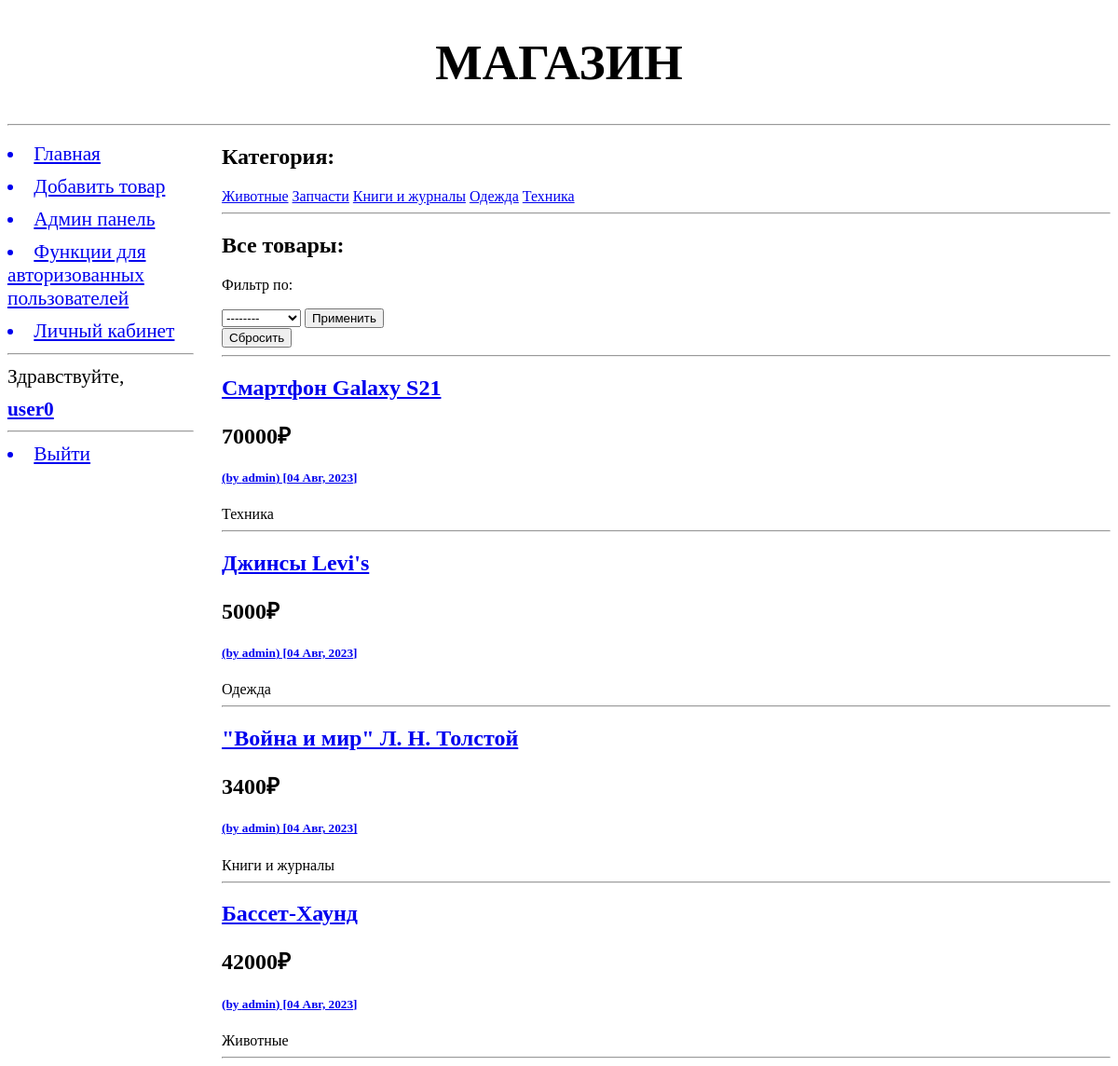
Screenshot of / (signed in) with the database file from the repository.
### products/models.py (models this page shows, shortened)
class Category(models.Model):
    name = models.CharField(max_length=40, null=True, blank=False, verbose_name="Название")
    def __str__(self):
        return self.name
    class Meta:
        verbose_name = "Категория товаров"
        verbose_name_plural = "Категории товаров"

class Product(models.Model):
    name = models.CharField(max_length=400, null=True, blank=False, verbose_name="Название")
    slug = models.SlugField(max_length=300, verbose_name="Слаг для url", blank=False)
    price = models.IntegerField(verbose_name="Цена", default=0)
    discription = models.TextField(blank=True, verbose_name="Описание", help_text="Дополнительная информация о товаре, его характерестиках и свойствах.")
    category = models.ForeignKey(Category, on_delete=models.SET_NULL, null=True, related_name="categ_products", verbose_name="Категория", help_text="Группа товара, по которой будет фильтроваться их список.")
    seller = models.ForeignKey(User, on_delete=models.CASCADE, verbose_name="Продавец", related_name='user_products')
    add_date = models.DateTimeField(auto_now_add=True)
    archived = models.BooleanField(verbose_name="Архивировано", help_text="Будет ли слово отображаться в каталоге?", default=False)
    img = models.ImageField(upload_to="for_products", null=True, blank=True, verbose_name="Изображение")
    objects = models.Manager()  # менеджер по умолчанию
    published = PublishedManager()  # менеджер, выводящий неархивированные товары
    class Meta:
        verbose_name = "Товар"
        verbose_name_plural = "Товары"
        indexes = [models.Index(fields=['-add_date'])]  # Добавляет индекс в базу данных - ускоряет запросы, фильтрующие и упорядочивающие по данному полю
        ordering = ['add_date', 'name']  # параметры сортировки записей по умолчанию

### catalog/views.py (the view)
# urls.py: path('', catalog, name='catalog'),
def catalog(request):
	AMOUNT_OF_PRODUCTS = 50
	if request.GET.get('selecter', False) not in ("None", False):
		sort_name = str(request.GET.get('selecter', False))
		products = Product.published.order_by(sort_name)[:AMOUNT_OF_PRODUCTS] # Используется менеджер published. Подробнее написано в моделях.
	else:
		products = Product.published.all()[:AMOUNT_OF_PRODUCTS]
	categories = Category.objects.all().order_by("name")
	context = {
		"products":products,
		"categories":categories,
		}
	return render(request, "catalog/catalog.html", context)

### products/models.py (called while the page is built)
    def get_queryset(self):
        return super().get_queryset().filter(archived=False)

### catalog/templates/catalog/catalog.html (shortened to what this page needs)
{% extends "basic.html" %}
{%  block page_title %}
Магазин
{% endblock %}
{% block content %}
    <h1>Категория: {{ current_cat.name_with_quotes }}</h1>
    {% for cat in categories %}
        {% if cat.pk != current_cat.pk %}
            <a href="{% url 'products:ex_category' cat.pk %}">{{ cat.name }}</a>
        {% endif %}
    {% endfor %}
    <hr>
    <h1>Все товары:</h1>
    {% if user.is_authenticated %}
        <p>Фильтр по:</p>
        <form action="{% url 'catalog:catalog' %}" method="get">
            <select name="selecter">
                <option value="None">--------</option>
              </select>
              <button type="submit" value="Применить">Применить</button>
        </form>
        <form action="{% url 'catalog:catalog' %}" method="get">
            <button type="submit" value="Сбросить">Сбросить</button>
        </form>
    {% endif %}
    <hr>
    {% for product in products %}
        <h2> <a href="{% url 'products:ex_product' product.pk %}"> {{ product.name }} </a>
            <h2> {{ product.price }}₽ </h2>
            <h5> <a href="{% url 'users:users' %}">(by {{ product.seller }}) [{{ product.add_date|date:"d M, Y" }}]</a></h5>
         </h2>  <p2>{{ product.category }} <br></p2>
        <hr>
    {% endfor %}
{% endblock %}

### catalog/templates/basic.html (shortened to what this page needs)
{% load static %}
<!DOCTYPE html>
<html>
    <head>
        <link rel="stylesheet" type="text/css" href="{% static 'catalog/style.css' %}">
    </head>
    <body>
        <header>
            <h1>{% block page_title %}{% endblock %}</h1>
            <hr>
        </header>
        <nav>
            <a href="{% url 'catalog:catalog' %}"><li>Главная</li></a>
            <a href="{% url 'products:new' %}"><li>Добавить товар</li></a>
            <a href="/admin/"><li>Админ панель</li></a>
            <a href="{% url 'catalog:info' %}"><li>Функции для авторизованных пользователей</li></a>
            <a href="{% url 'users:home' %}"><li>Личный кабинет</li></a>
            <hr>
            <p1>Здравствуйте, </p1>
            <a href="{% url 'users:home' %}"><b>{{ user.username|default:'Guest' }}</b></a>
            <hr>
            {% if user.is_authenticated %}
                <a href="{% url 'logout' %}"><li>Выйти</li></a>
            {% else %}
                <a href="{% url 'login' %}"><li>Войти</li></a>
                <a href="{% url 'users:signup' %}"><li>Регистрация</li></a>
            {% endif %}
        </nav>
        <section>
            {% block content %}
            {% endblock %}
        </section>
    </body>
</html>

### catalog/static/catalog/style.css (style rules this page uses)
header h1 { font-size: 40pt; text-transform: uppercase; text-align: center; }
nav { font-size: 16pt; width: 200px; float: left; }
nav a { display: block; margin: 10px 0px; }
section { margin-left: 230px; }

### rows the page displays
Category: name "Животные"
Category: name "Запчасти"
Category: name "Книги и журналы"
Category: name "Одежда"
Category: name "Техника"
Product: name "Смартфон Galaxy S21", price "70000", seller "admin", add_date "04 Авг, 2023", category "Техника"
Product: name "Джинсы Levi's", price "5000", seller "admin", add_date "04 Авг, 2023", category "Одежда"
Product: name "\"Война и мир\" Л. Н. Толстой", price "3400", seller "admin", add_date "04 Авг, 2023", category "Книги и журналы"
Product: name "Бассет-Хаунд", price "42000", seller "admin", add_date "04 Авг, 2023", category "Животные"

### other values shown
{{ user.username|default:'Guest' }} "user0"
